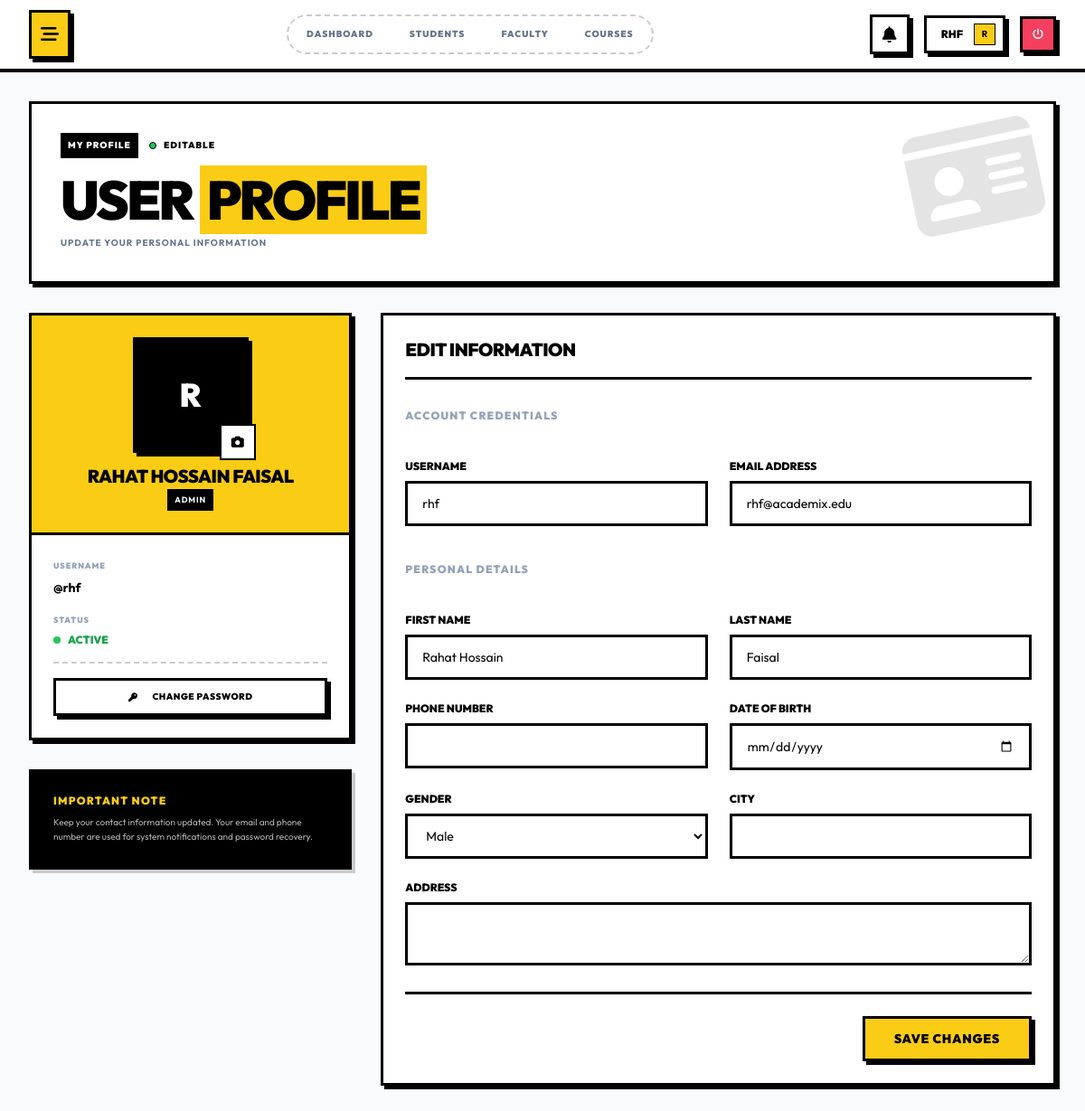
Page /modules/auth/profile.php (signed in) on the committed database.
### tables this page shows
CREATE TABLE `user_profiles` (
  `id` int(10) UNSIGNED NOT NULL,
  `user_id` int(10) UNSIGNED NOT NULL,
  `first_name` varchar(50) NOT NULL,
  `last_name` varchar(50) NOT NULL,
  `phone` varchar(20) DEFAULT NULL,
  `address` text DEFAULT NULL,
  `city` varchar(50) DEFAULT NULL,
  `state` varchar(50) DEFAULT NULL,
  `postal_code` varchar(20) DEFAULT NULL,
  `country` varchar(50) DEFAULT 'Bangladesh',
  `date_of_birth` date DEFAULT NULL,
  `gender` enum('male','female','other') DEFAULT NULL,
  `profile_picture` varchar(255) DEFAULT NULL,
  `created_at` timestamp NOT NULL DEFAULT current_timestamp(),
  `updated_at` timestamp NOT NULL DEFAULT current_timestamp() ON UPDATE current_timestamp()
);

CREATE TABLE `users` (
  `id` int(10) UNSIGNED NOT NULL,
  `username` varchar(50) NOT NULL,
  `email` varchar(100) NOT NULL,
  `password` varchar(255) NOT NULL,
  `role` enum('super_admin','admin','teacher','student') NOT NULL,
  `status` enum('active','inactive','suspended') DEFAULT 'active',
  `first_login` tinyint(1) DEFAULT 1,
  `last_login` datetime DEFAULT NULL,
  `failed_login_attempts` int(11) DEFAULT 0,
  `locked_until` datetime DEFAULT NULL,
  `remember_token` varchar(64) DEFAULT NULL,
  `remember_token_expires` datetime DEFAULT NULL,
  `created_at` timestamp NOT NULL DEFAULT current_timestamp(),
  `updated_at` timestamp NOT NULL DEFAULT current_timestamp() ON UPDATE current_timestamp(),
  `deleted_at` timestamp NULL DEFAULT NULL
);

### includes/session.php (called while the page is built, shortened)
<?php
function get_current_user_id() {
    return $_SESSION['user_id'] ?? null;
}

### includes/functions.php (called while the page is built, shortened)
<?php
function e($string) {
    return htmlspecialchars($string ?? '', ENT_QUOTES, 'UTF-8');
}

### modules/auth/profile.php (the view, shortened to what this page needs)
<?php
require_once __DIR__ . '/../../includes/session.php';
require_once __DIR__ . '/../../includes/functions.php';
require_once __DIR__ . '/../../includes/auth.php';
$user_id = get_current_user_id();
$stmt = $db->prepare("SELECT u.*, up.* FROM users u LEFT JOIN user_profiles up ON u.id = up.user_id WHERE u.id = ?");
$stmt->bind_param("i", $user_id);
$stmt->execute();
$user = $stmt->get_result()->fetch_assoc();
?>
<div class="space-y-8 animate-in">
    <div class="bg-white os-border os-shadow p-8 flex flex-col md:flex-row gap-8 justify-between relative overflow-hidden">
        <div class="absolute top-0 right-0 p-4 opacity-10 pointer-events-none">
            <i class="fas fa-id-card text-9xl text-black transform -rotate-12"></i>
        </div>
        <div class="relative z-10">
            <div class="flex items-center gap-3 mb-4">
                <span class="bg-black text-white text-[10px] font-black uppercase px-2 py-1 tracking-widest">My Profile</span>
                <span class="flex items-center gap-2 text-[10px] font-black uppercase tracking-widest">
                    <span class="w-2 h-2 bg-green-500 rounded-full border border-black"></span>
                    Editable
                </span>
            </div>
            <h1 class="text-4xl md:text-6xl font-black uppercase leading-none tracking-tighter mb-2">
                User <span class="bg-yellow-400 px-2 box-decoration-clone text-black">Profile</span>
            </h1>
            <p class="text-[10px] font-mono font-bold uppercase tracking-widest text-slate-500">
                Update your personal information
            </p>
        </div>
    </div>
    <div class="grid grid-cols-1 lg:grid-cols-12 gap-8">
        <div class="lg:col-span-4 space-y-8">
            <div class="os-card p-0 bg-white">
                <div class="p-6 border-b-3 border-black bg-yellow-400">
                    <div class="relative w-32 h-32 mx-auto mb-4">
                        <div id="profile-preview-container" class="w-full h-full border-3 border-black bg-white overflow-hidden shadow-[4px_4px_0px_#000]">
                            <?php if (!empty($user['profile_picture'])): ?>
                                <img src="<?php echo ASSETS_URL . '/uploads/profiles/' . $user['profile_picture']; ?>" alt="Profile" class="w-full h-full object-cover">
                            <?php else: ?>
                                <div class="w-full h-full bg-black text-white flex items-center justify-center text-4xl font-black">
                                    <?php echo strtoupper(substr($user['username'], 0, 1)); ?>
                                </div>
                            <?php endif; ?>
                        </div>
                        <button type="button" onclick="document.getElementById('profile_photo_input').click()"
                                class="absolute -bottom-2 -right-2 w-10 h-10 bg-white text-black border-2 border-black flex items-center justify-center hover:bg-black hover:text-white transition-colors shadow-sm active:scale-95">
                            <i class="fas fa-camera"></i>
                        </button>
                    </div>
                    <div class="text-center">
                        <h2 class="text-xl font-black uppercase text-black leading-none mb-1">
                            <?php echo e((!empty($user['first_name']) && !empty($user['last_name'])) ? $user['first_name'] . ' ' . $user['last_name'] : $user['username']); ?>
                        </h2>
                        <span class="inline-block px-2 py-0.5 bg-black text-white text-[9px] font-bold uppercase tracking-widest">
                            <?php echo str_replace('_', ' ', $user['role']); ?>
                        </span>
                    </div>
                </div>
                <div class="p-6 space-y-4">
                    <div class="flex flex-col">
                        <span class="text-[9px] font-black text-slate-400 uppercase tracking-widest mb-1">Username</span>
                        <div class="font-mono font-bold text-sm">@<?php echo e($user['username']); ?></div>
                    </div>
                    <div class="flex flex-col">
                        <span class="text-[9px] font-black text-slate-400 uppercase tracking-widest mb-1">Status</span>
                        <div class="flex items-center gap-2">
                            <span class="w-2 h-2 rounded-full bg-green-500 animate-pulse"></span>
                            <span class="font-black text-xs uppercase text-green-600">Active</span>
                        </div>
                    </div>
                    <div class="pt-4 border-t-2 border-dashed border-black/20">
                        <a href="change-password.php" class="w-full btn-os btn-os-white text-[10px] py-2">
                            <i class="fas fa-key mr-2"></i> Change Password
                        </a>
                    </div>
                </div>
            </div>
            <div class="bg-black text-white p-6 border-3 border-black shadow-[4px_4px_0px_#ccc]">
                <h3 class="text-xs font-black text-yellow-400 uppercase tracking-widest mb-2">Important Note</h3>
                <p class="font-mono text-[10px] leading-relaxed opacity-70">
                    Keep your contact information updated. Your email and phone number are used for system notifications and password recovery.
                </p>
            </div>
        </div>
        <div class="lg:col-span-8">
            <div class="os-card p-6 bg-white">
                <div class="flex items-center justify-between mb-8 border-b-3 border-black pb-4">
                    <h3 class="text-xl font-black uppercase tracking-tight">Edit Information</h3>
                </div>
                <form method="POST" action="" enctype="multipart/form-data" class="space-y-6">
                    <div class="grid grid-cols-1 md:grid-cols-2 gap-6">
                        <div class="md:col-span-2">
                            <h4 class="text-xs font-black uppercase text-slate-400 tracking-widest mb-4">Account Credentials</h4>
                        </div>
                        <div>
                            <label for="username" class="block text-xs font-black uppercase mb-2">Username</label>
                            <input type="text" id="username" name="username" value="<?php echo e($user['username']); ?>" required class="input-os w-full">
                        </div>
                        <div>
                            <label for="email" class="block text-xs font-black uppercase mb-2">Email Address</label>
                            <input type="email" id="email" name="email" value="<?php echo e($user['email']); ?>" required class="input-os w-full">
                        </div>
                        <div class="md:col-span-2 mt-4">
                            <h4 class="text-xs font-black uppercase text-slate-400 tracking-widest mb-4">Personal Details</h4>
                        </div>
                        <div>
                            <label for="first_name" class="block text-xs font-black uppercase mb-2">First Name</label>
                            <input type="text" id="first_name" name="first_name" value="<?php echo e($user['first_name'] ?? ''); ?>" class="input-os w-full">
                        </div>
                        <div>
                            <label for="last_name" class="block text-xs font-black uppercase mb-2">Last Name</label>
                            <input type="text" id="last_name" name="last_name" value="<?php echo e($user['last_name'] ?? ''); ?>" class="input-os w-full">
                        </div>
                        <div>
                            <label for="phone" class="block text-xs font-black uppercase mb-2">Phone Number</label>
                            <input type="text" id="phone" name="phone" value="<?php echo e($user['phone'] ?? ''); ?>" class="input-os w-full">
                        </div>
                        <div>
                            <label for="date_of_birth" class="block text-xs font-black uppercase mb-2">Date of Birth</label>
                            <input type="date" id="date_of_birth" name="date_of_birth" value="<?php echo e($user['date_of_birth'] ?? ''); ?>" class="input-os w-full">
                        </div>
                        <div>
                            <label for="gender" class="block text-xs font-black uppercase mb-2">Gender</label>
                            <select id="gender" name="gender" class="input-os w-full">
                                <option value="male" <?php echo ($user['gender'] ?? '') === 'male' ? 'selected' : ''; ?>>Male</option>
                            </select>
                        </div>
                        <div>
                            <label for="city" class="block text-xs font-black uppercase mb-2">City</label>
                            <input type="text" id="city" name="city" value="<?php echo e($user['city'] ?? ''); ?>" class="input-os w-full">
                        </div>
                        <div class="md:col-span-2">
                            <label for="address" class="block text-xs font-black uppercase mb-2">Address</label>
                            <textarea id="address" name="address" rows="2" class="input-os w-full uppercase"><?php echo e($user['address'] ?? ''); ?></textarea>
                        </div>
                    </div>
                    <div class="pt-6 border-t-3 border-black flex justify-end">
                        <button type="submit" class="btn-os px-8 py-3">
                            Save Changes
                        </button>
                    </div>
                </form>
            </div>
        </div>
    </div>
</div>
<?php
include __DIR__ . '/../../includes/layouts/dashboard.php';
?>

### assets/css/custom.css (style rules this page uses)
:root { --primary: #facc15; --primary-hover: #eab308; --black: #000000; --white: #ffffff; --slate: #94a3b8; --bg-body: #f8fafc; --bg-card: #ffffff; --border-width: 3px; --border-color: #000000; --shadow-hard: 4px 4px 0px #000000; --shadow-hard-lg: 8px 8px 0px #000000; --shadow-hard-sm: 2px 2px 0px #000000; --font-heading: 'Outfit', sans-serif; --font-body: 'Outfit', sans-serif; --font-mono: 'Outfit', sans-serif; }
body { font-family: var(--font-body); background-color: var(--bg-body); color: var(--black); -webkit-font-smoothing: antialiased; }
h1, h2, h3, h4, h5, h6 { font-family: var(--font-heading); font-weight: 900; text-transform: uppercase; letter-spacing: -0.025em; }
.os-card { background: var(--bg-card); border: var(--border-width) solid var(--black); box-shadow: var(--shadow-hard); transition: all 0.2s cubic-bezier(0.4, 0, 0.2, 1); position: relative; overflow: hidden; }
.btn-os { display: inline-flex; align-items: center; justify-content: center; gap: 0.5rem; background: var(--primary); color: var(--black); border: var(--border-width) solid var(--black); padding: 0.75rem 1.5rem; font-family: var(--font-heading); font-weight: 900; text-transform: uppercase; letter-spacing: 0.05em; box-shadow: var(--shadow-hard); transition: all 0.15s ease; cursor: pointer; }
.btn-os-white { background: var(--white); }
.input-os { width: 100%; border: var(--border-width) solid var(--black); padding: 0.75rem 1rem; font-family: var(--font-mono); font-size: 0.875rem; background: var(--white); transition: all 0.2s; }
.font-mono { font-family: var(--font-mono); }
.os-border { border: var(--border-width) solid var(--black); }
.os-shadow { box-shadow: var(--shadow-hard); }
.animate-in { opacity: 0; animation: fadeIn 0.5s forwards; }

### rows in the picture
user_profiles: user.username "R", first_name+last_name "RAHAT HOSSAIN FAISAL", user.role "ADMIN", user.username "rhf", username "rhf", email "rhf@academix.edu", first_name "Rahat Hossain", last_name "Faisal", gender "Male"

### other values in the picture
$link['label'] "DASHBOARD"
$link['label'] "STUDENTS"
$link['label'] "FACULTY"
$link['label'] "COURSES"
explode(' ', $_SESSION['username'])[0] "RHF"
substr($_SESSION['username'] ?? 'U', 0, 1) "R"
